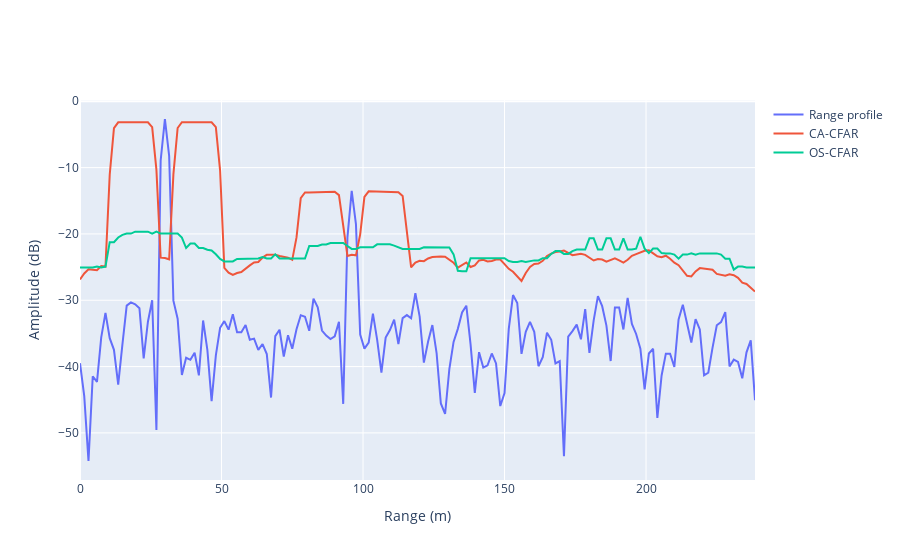

The code cell stored with this chart in its notebook:
### Markdown cell above
_Plot range profile and CFAR_

### Code cell
max_range = (3e8 * radar.receiver.fs *
             radar.transmitter.pulse_length /
             radar.transmitter.bandwidth / 2)
range_axis = np.linspace(0, max_range, radar.samples_per_pulse, endpoint=False)

fig = go.Figure()
fig.add_trace(go.Scatter(
    x=range_axis,
    y=20*np.log10(np.abs(range_profile[0, 0, :])),
    name='Range profile',
))
fig.add_trace(go.Scatter(
    x=range_axis,
    y=10*np.log10(ca_cfar),
    name='CA-CFAR'
))
fig.add_trace(go.Scatter(
    x=range_axis,
    y=10*np.log10(os_cfar),
    name='OS-CFAR'
))
fig.update_layout(
    yaxis=dict(title='Amplitude (dB)'),
    xaxis=dict(title='Range (m)'),
)

fig.show()

### Figure 1 — Plotly figure (JSON) as saved in the notebook; plotly's stock layout.template omitted (floating-point values rounded to 4 significant figures; data arrays with more than 128 entries replaced by an {"elided": "..."} marker saying what was removed)
{"data": [{"name": "Range profile", "type": "scatter", "x": {"elided": "160 float values"}, "y": {"elided": "160 float values"}}, {"name": "CA-CFAR", "type": "scatter", "x": {"elided": "160 float values"}, "y": {"elided": "160 float values"}}, {"name": "OS-CFAR", "type": "scatter", "x": {"elided": "160 float values"}, "y": {"elided": "160 float values"}}], "layout": {"xaxis": {"title": {"text": "Range (m)"}}, "yaxis": {"title": {"text": "Amplitude (dB)"}}}}
